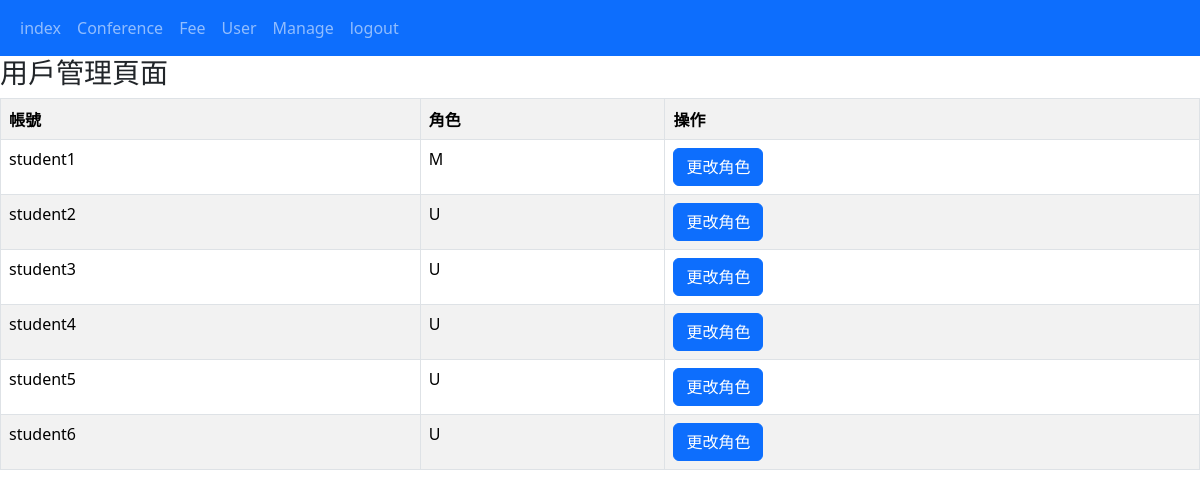
Page /manage.php?action=manage (signed in) on the committed database.
### tables this page shows
CREATE TABLE `user` (
  `account` varchar(20) NOT NULL,
  `password` varchar(20) NOT NULL,
  `name` varchar(10) NOT NULL,
  `role` varchar(1) NOT NULL
);

### manage.php (the view, shortened to what this page needs)
<?php
require_once 'db.php';
require_once "header.php";
$role = $_SESSION['role'];
    ?>
    <?php
if ($role === 'M' && $_GET['action'] === 'manage') {
        ?>
        <?php
    $sql = "SELECT account, role FROM user";
    $stmt = mysqli_stmt_init($conn);
    mysqli_stmt_prepare($stmt, $sql);
    mysqli_stmt_execute($stmt);
    $result = mysqli_stmt_get_result($stmt);
    ?>
    <h3>用戶管理頁面</h3>
    <table class="table table-bordered table-striped">
        <tr>
            <th>帳號</th>
            <th>角色</th>
            <th>操作</th>
        </tr>
        <?php while ($row = mysqli_fetch_assoc($result)) { ?>
        <tr>
            <td><?= htmlspecialchars($row['account']) ?></td>
            <td><?= htmlspecialchars($row['role'] ?: '空') ?></td>
            <td>
                <a href="manage.php?action=manage&account=<?= urlencode($row['account']) ?>" class="btn btn-primary">更改角色</a>
            </td>
        </tr>
        <?php } ?>
    </table>
    <?php
    exit();
}
?>

### header.php (shortened to what this page needs)
<html>
<head>
    <link href="https://cdn.jsdelivr.net/npm/bootstrap@5.3.3/dist/css/bootstrap.min.css" rel="stylesheet">
</head>
<body>
<nav class="navbar navbar-expand-sm bg-primary navbar-dark">
  <div class="container-fluid">
    <ul class="navbar-nav">
      <li class="nav-item">
        <a class="nav-link" href="query.php">index</a>
      </li>
      <li class="nav-item">
        <a class="nav-link" href="conference.php">Conference</a>
      </li>
      <li class="nav-item">
        <a class="nav-link" href="fee.php">Fee</a>
      </li>
      <li class="nav-item">
        <a class="nav-link" href="user.php">User</a>
      </li>
      <li class="nav-item">
        <a class="nav-link" href="manage.php">Manage</a>
      </li>
      <li class="nav-item">
        <a class="nav-link" href="logout.php">logout</a>
      </li>
    </ul>
  </div>
</nav>
</html>

### rows in the picture
user: account "student1", role "M"
user: account "student2", role "U"
user: account "student3", role "U"
user: account "student4", role "U"
user: account "student5", role "U"
user: account "student6", role "U"
